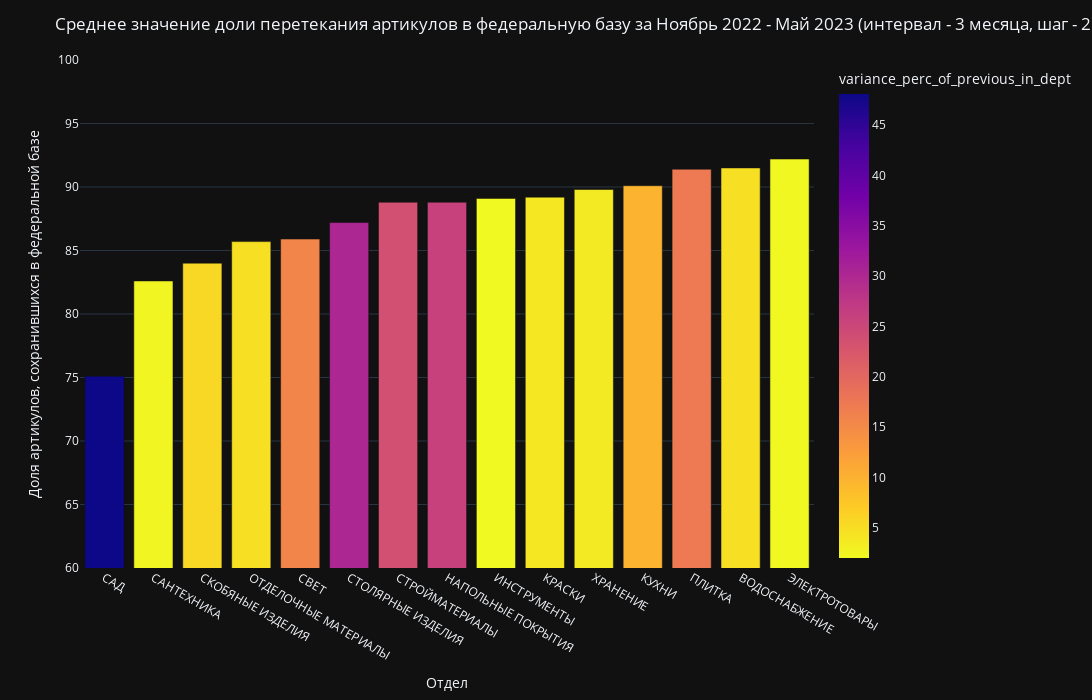

The cell this chart's notebook holds for it:
### Code cell
fig = px.bar(fed_core_sps_intersecttion_gr, 
             x = 'group_name', 
             y = 'mean_perc_of_previous_in_dept',
             color = 'variance_perc_of_previous_in_dept',
             color_continuous_scale = 'plasma_r',
             template = "plotly_dark",
             width = 1200, height = 700
             )

fig.update_layout(title='Среднее значение доли перетекания артикулов в федеральную базу за Ноябрь 2022 - Май 2023 (интервал - 3 месяца, шаг - 2 недели)',
                  xaxis_title = 'Отдел',
                  yaxis_title = 'Доля артикулов, сохранившихся в федеральной базе',
                  yaxis_range = [60,100])

fig.show()

### Figure 1 — Plotly figure (JSON) as saved in the notebook; plotly's stock layout.template omitted (floating-point values rounded to 4 significant figures)
{"data": [{"alignmentgroup": "True", "hovertemplate": "group_name=%{x}<br>mean_perc_of_previous_in_dept=%{y}<br>variance_perc_of_previous_in_dept=%{marker.color}<extra></extra>", "legendgroup": "", "marker": {"color": [48.1, 2.4, 5.6, 4.7, 15.6, 30.2, 23.6, 25.8, 2, 3.9, 3.6, 9.7, 17.2, 4.8, 2.2], "coloraxis": "coloraxis", "pattern": {"shape": ""}}, "name": "", "offsetgroup": "", "orientation": "v", "showlegend": false, "textposition": "auto", "type": "bar", "x": ["САД", "САНТЕХНИКА", "СКОБЯНЫЕ ИЗДЕЛИЯ", "ОТДЕЛОЧНЫЕ МАТЕРИАЛЫ", "СВЕТ", "СТОЛЯРНЫЕ ИЗДЕЛИЯ", "СТРОЙМАТЕРИАЛЫ", "НАПОЛЬНЫЕ ПОКРЫТИЯ", "ИНСТРУМЕНТЫ", "КРАСКИ", "ХРАНЕНИЕ", "КУХНИ", "ПЛИТКА", "ВОДОСНАБЖЕНИЕ", "ЭЛЕКТРОТОВАРЫ"], "xaxis": "x", "y": [75.1, 82.6, 84, 85.7, 85.9, 87.2, 88.8, 88.8, 89.1, 89.2, 89.8, 90.1, 91.4, 91.5, 92.2], "yaxis": "y"}], "layout": {"barmode": "relative", "coloraxis": {"colorbar": {"title": {"text": "variance_perc_of_previous_in_dept"}}, "colorscale": [[0, "#f0f921"], [0.1111, "#fdca26"], [0.2222, "#fb9f3a"], [0.3333, "#ed7953"], [0.4444, "#d8576b"], [0.5556, "#bd3786"], [0.6667, "#9c179e"], [0.7778, "#7201a8"], [0.8889, "#46039f"], [1, "#0d0887"]]}, "height": 700, "legend": {"tracegroupgap": 0}, "margin": {"t": 60}, "title": {"text": "Среднее значение доли перетекания артикулов в федеральную базу за Ноябрь 2022 - Май 2023 (интервал - 3 месяца, шаг - 2 недели)"}, "width": 1200, "xaxis": {"anchor": "y", "autorange": true, "domain": [0, 1], "range": [-0.5, 14.5], "title": {"text": "Отдел"}, "type": "category"}, "yaxis": {"anchor": "x", "domain": [0, 1], "range": [60, 100], "title": {"text": "Доля артикулов, сохранившихся в федеральной базе"}, "type": "linear"}}}
